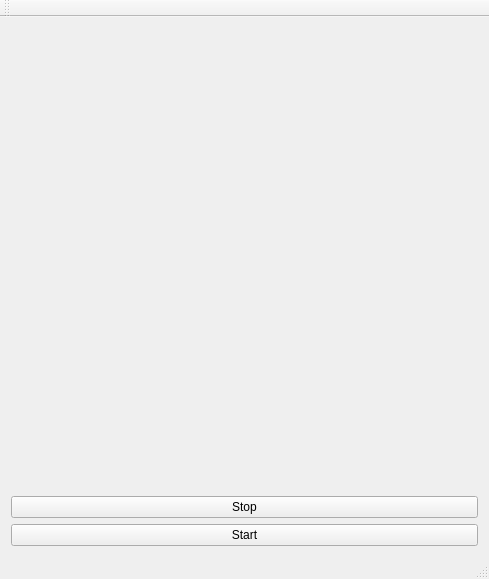
<?xml version="1.0" encoding="UTF-8"?>
<ui version="4.0">
 <class>MainWindow</class>
 <widget class="QMainWindow" name="MainWindow">
  <property name="geometry">
   <rect>
    <x>0</x>
    <y>0</y>
    <width>489</width>
    <height>579</height>
   </rect>
  </property>
  <property name="windowTitle">
   <string>MainWindow</string>
  </property>
  <widget class="QWidget" name="centralWidget">
   <layout class="QVBoxLayout" name="verticalLayout">
    <item>
     <widget class="QLabel" name="label">
      <property name="text">
       <string/>
      </property>
     </widget>
    </item>
    <item>
     <widget class="QPushButton" name="pushButton_2">
      <property name="text">
       <string>Stop</string>
      </property>
     </widget>
    </item>
    <item>
     <widget class="QPushButton" name="pushButton">
      <property name="text">
       <string>Start</string>
      </property>
     </widget>
    </item>
   </layout>
  </widget>
  <widget class="QMenuBar" name="menuBar">
   <property name="geometry">
    <rect>
     <x>0</x>
     <y>0</y>
     <width>489</width>
     <height>25</height>
    </rect>
   </property>
  </widget>
  <widget class="QToolBar" name="mainToolBar">
   <attribute name="toolBarArea">
    <enum>TopToolBarArea</enum>
   </attribute>
   <attribute name="toolBarBreak">
    <bool>false</bool>
   </attribute>
  </widget>
  <widget class="QStatusBar" name="statusBar"/>
 </widget>
 <layoutdefault spacing="6" margin="11"/>
 <resources/>
 <connections/>
</ui>
